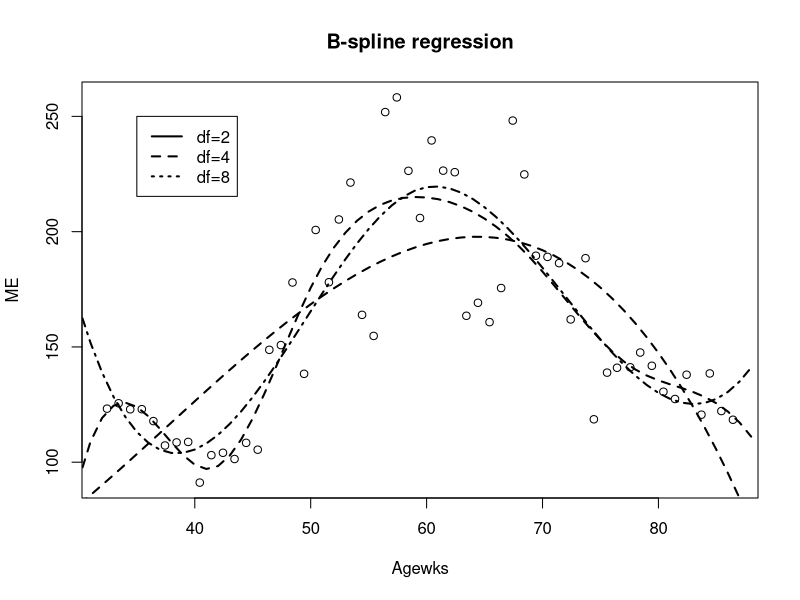
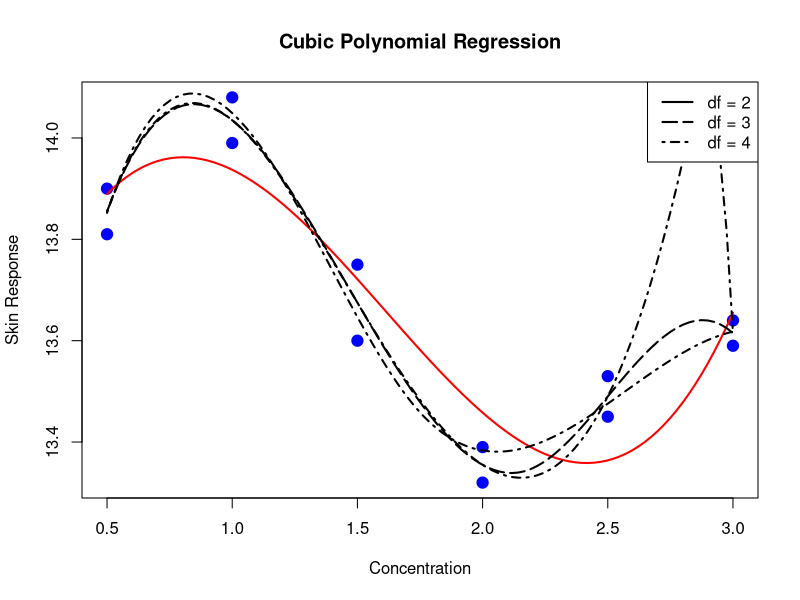

These charts were generated, in order, by the following R code:
deer.df <- read.table("RM_deer.txt", header = TRUE)
ddf <- subset(deer.df, Tag == 204)
attach(ddf)

library(splines)

pred.dfr <- data.frame(Agewks = seq(29, 88, 1))

plot(ME ~ Agewks, data = ddf, main = "B-spline regression")

for (i in c(2, 4, 8)) {
  ME.bs <- lm(ME ~ bs(Agewks, df = i))
  preds.bs <- predict(ME.bs, newdata = pred.dfr, se = TRUE)
  lines(pred.dfr$Agewks, preds.bs$fit, lwd = 2, lty = i)
}

legend(35, 250, legend = c("df=2", "df=4", "df=8"), lwd = 2, lty = c(1, 2, 3))

savePlot("MEbspline", type = "ps")

detach(ddf)


###
y <- c(13.9, 13.81, 14.08, 13.99, 13.75, 13.60, 13.32, 13.39, 13.45, 13.53, 13.59, 13.64)
x <- c(0.5, 0.5, 1.0, 1.0, 1.5, 1.5, 2.0, 2.0, 2.5, 2.5, 3.0, 3.0)

skin.df <- data.frame(x, y)
names(skin.df) <- c("Conc", "SkinResp")

attach(skin.df)

conc.rs <- lm(data = skin.df, SkinResp ~ Conc + I(Conc^2) + I(Conc^3))
preds.rs <- predict(conc.rs, newdata = skin.df)

skin.df$preds.rs <- preds.rs
# Prediction grid
newdata <- data.frame(Conc = seq(min(skin.df$Conc), max(skin.df$Conc), length.out = 100))
newdata$pred <- predict(conc.rs, newdata = newdata)

plot(skin.df$Conc, skin.df$SkinResp,
     main = "Cubic Polynomial Regression",
     xlab = "Concentration",
     ylab = "Skin Response",
     pch = 19, col = "blue", cex = 1.5)
lines(newdata$Conc, newdata$pred, col = "red", lwd = 2)


for (i in c(4,4.5,5)){  
Skin.bs <- lm(data = skin.df, SkinResp ~ bs(Conc, df = i))
preds.bs <- predict(Skin.bs, newdata = newdata, se = TRUE)
lines(newdata$Conc, preds.bs$fit, lwd = 2, lty = i)
  
}

legend("topright",
       legend = c("df = 2", "df = 3", "df = 4"),
       lwd = 2,
       lty = c(1, 5, 10)) 
              